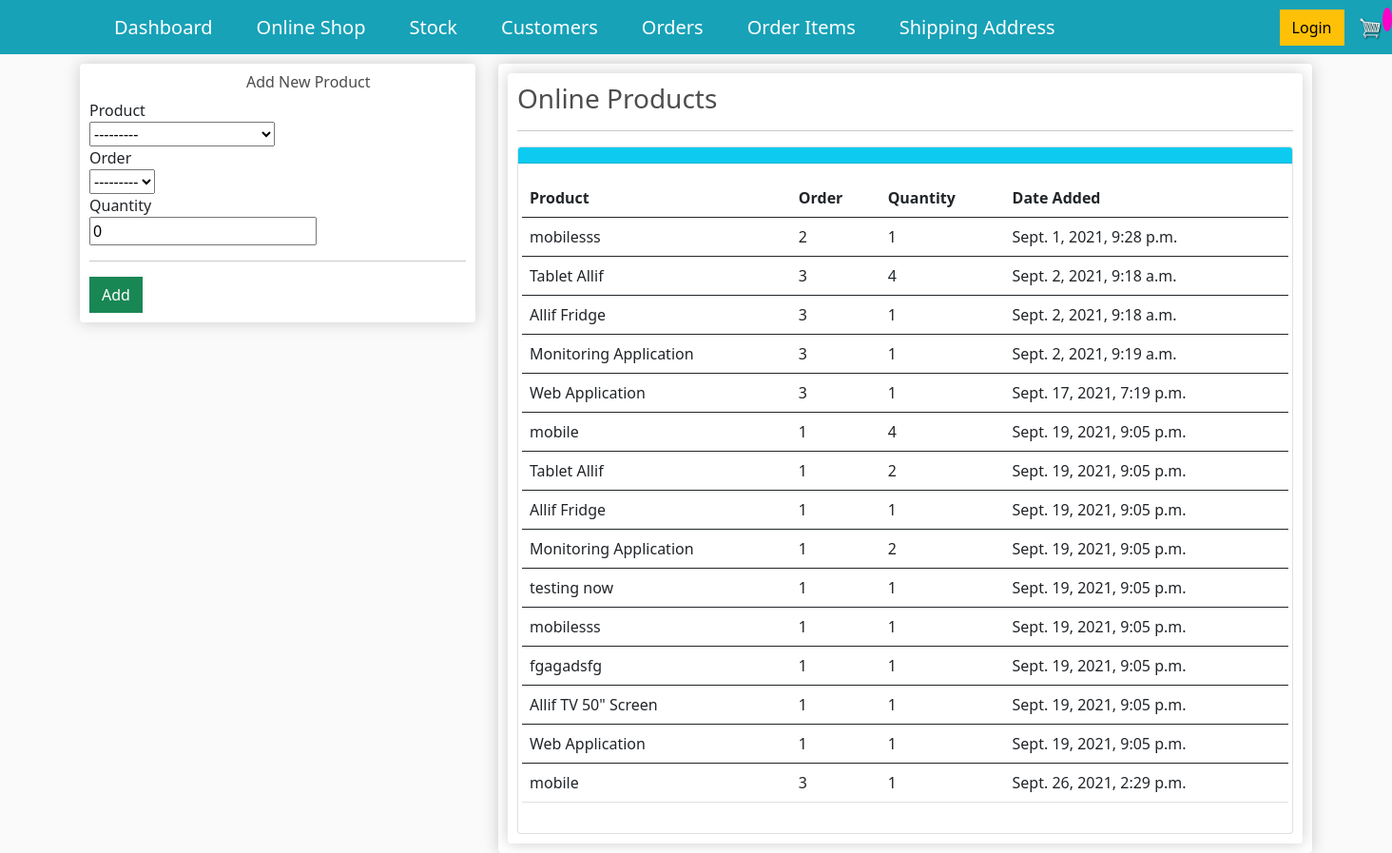
/order_online_items/, run on an earlier commit of the app's database.
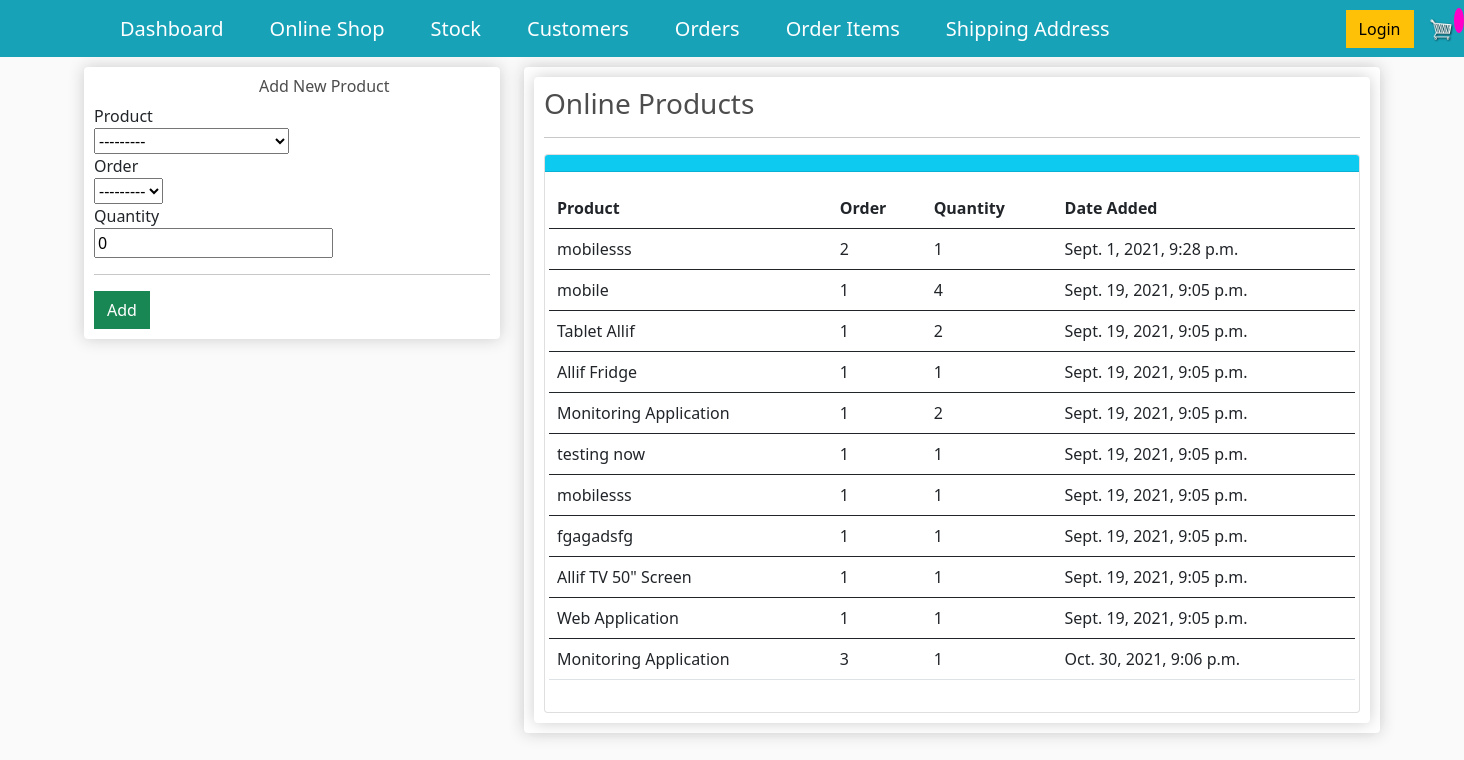
And on a later commit of the database.
### store/models.py (models this page shows, shortened)
class OrderItem(models.Model):
    product = models.ForeignKey(Product, on_delete=models.SET_NULL, null=True, blank=True)
    order = models.ForeignKey(Order, on_delete=models.SET_NULL, null=True,blank=True)
    quantity = models.IntegerField(default=0,null=True,blank=True)
    date_added = models.DateTimeField(auto_now_add=True)

class Product(models.Model):
    name = models.CharField(max_length=255, null=True)
    price=models.DecimalField(max_digits=7,decimal_places=2)
    digital = models.BooleanField(default=False,blank=True, null=True)#If the item is digital, we dont need to ship
    product_image=models.ImageField(null=True, blank=True)
    def __str__(self):
        return self.name

class Order(models.Model):
    customer = models.ForeignKey(Customer, on_delete=models.SET_NULL, null=True,blank=True)#if customer is deleted, we dont want to delete the order but rather set the customer value to null
    date_ordered=models.DateTimeField(auto_now_add=True)
    complete=models.BooleanField(default=False, null=True, blank=False)
    transaction_id=models.CharField(max_length=100, null=True)
    def __str__(self):
        return str(self.id) #it was giving errors hence commented out

### store/views.py (the view)
# urls.py: path('order_online_items/', views.order_online_items, name="order_online_items"),
def order_online_items(request):
    title="Allifmaal Online Stock"
    form=OrderOnlineItemsForm(request.POST or None)
    orderitems = OrderItem.objects.all()
    if form.is_valid():
        form.save()
        messages.success(request, 'Customer added successfully')
        return redirect('order_online_items')
    context={
        "title": title,
        "form":form,
        "orderitems":orderitems,
        }
    return render(request,'store/order_online_items.html',context)

### store/forms.py
class OrderOnlineItemsForm(forms.ModelForm): #the forms here is the one imported up there.
    class Meta:
        model = OrderItem
        fields = ["product",'order','quantity']

### store/templates/store/order_online_items.html (shortened to what this page needs)
{% extends "store/main.html"%}
{% load crispy_forms_tags %}
{% load static %}
{% block content %}
<div class="row">
	<div class="col-lg-4">
		<div class="box-element" id="form-wrapper">
                <div id="user-info">
                <h6 style="padding-left:165px">Add New Product</h6>
                <form method='POST' action=''> {% csrf_token %}
                    {{form|crispy}}
                </div>
                <hr>
                <input id="form-button" class="btn btn-success btn-block" type="submit" value="Add">
		</div>
        <br>
	</div>
	<div class="col-lg-8">
		<div class="box-element">
            <div class="box-element">
        <h3>Online Products</h3>
        <hr>
            <div class="card">
                <div class="card-header bg-info text-white">
                </div>
                <div class="card-body">
                    <div class="row">
                       <table class="table table-hover">
                        <thead>
                          <tr>
                            <th scope="col">Product</th>
                            <th scope="col">Order</th>
                            <th scope="col">Quantity</th>
                            <th scope="col">Date Added</th>
                          </tr>
                        </thead>
                        <tbody>
                            {% for orderitem in orderitems %}
                            <tr>
                            <td>{{orderitem.product}}</td>
                            <td>{{orderitem.order}}</td>
                            <td>{{orderitem.quantity}}</td>
                            <td>{{orderitem.date_added}}</td>
                          </tr>
                        </tbody>
                        {% endfor %}
                      </table>
                </div>
            </div>
        </div>
            </div>
		</div>
	</div>
</div>
{% endblock %}

### store/templates/store/main.html (shortened to what this page needs)
<!DOCTYPE html>
{% load static %}
<html>
<head>
<link href="https://cdn.jsdelivr.net/npm/bootstrap@5.0.2/dist/css/bootstrap.min.css" rel="stylesheet"
integrity="sha384-EVSTQN3/azprG1Anm3QDgpJLIm9Nao0Yz1ztcQTwFspd3yD65VohhpuuCOmLASjC">
<link rel="stylesheet" type="text/css" href="{% static 'css/main.css' %}">
</head>
<body>
    <nav class="navbar navbar-expand-lg navbar-dark bg-dark">
        <a class="navbar-brand" href="{% url 'dashboard' %}" style="padding-left: 120px;">Dashboard</a>
        <a class="navbar-brand" href="{% url 'store' %}" style="padding-left: 30px;">Online Shop</a>
        <a class="navbar-brand" href="{% url 'stock_online' %}" style="padding-left: 30px;">Stock</a>
        <a class="navbar-brand" href="{% url 'customer_online' %}" style="padding-left: 30px;">Customers</a>
        <a class="navbar-brand" href="{% url 'orders_online' %}" style="padding-left: 30px;">Orders</a>
        <a class="navbar-brand" href="{% url 'order_online_items' %}" style="padding-left: 30px;">Order Items</a>
        <a class="navbar-brand" href="{% url 'shipping_address_online' %}" style="padding-left: 30px;">Shipping Address</a>
            <div class="form-inline my-2 my-lg-0" style="padding-left: 220px;">
                <a href="#"class="btn btn-warning" >Login</a>
              </div>
                <a href="{% url 'cart' %}">
                   <img  id="cart-icon"  src="{% static 'images/cart.png' %}">
               </a>
               <p id="cart-total">{{cartItems}}</p>
      </nav>
    <div class="container">
        {% block content %}
        {% endblock %}
    </div>
</body>
</html>

### store/static/css/main.css (style rules this page uses)
body { background-color: hsl(0, 0%, 98%); }
h1,h2,h3,h4,h5,h6 { color:hsl(0, 0%, 30%); }
.box-element { box-shadow:hsl(0, 0%, 80%) 0 0 16px; background-color: #fff; border-radius: 4px; padding: 10px; }
.bg-dark { background-color: #17a2b8!important; }
#cart-icon { width:25px; display: inline-block; margin-left: 15px; }
#cart-total { display: block; text-align: center; color:#fff; background-color: rgb(255, 0, 200); width: 20px; height: 25px; border-radius: 50%; font-size: 14px; }
.col-lg-4, .col-lg-6, .col-lg-8, .col-lg-12 { margin-top: 10px; }
.btn { border-radius: 0; }

What changed in the data, as far as the page shows it:
removed OrderItem: product "Tablet Allif", order "3", quantity "4", date_added "Sept. 2, 2021, 9:18 a.m."
removed OrderItem: product "Allif Fridge", order "3", quantity "1", date_added "Sept. 2, 2021, 9:18 a.m."
removed OrderItem: product "Monitoring Application", order "3", quantity "1", date_added "Sept. 2, 2021, 9:19 a.m."
removed OrderItem: product "Web Application", order "3", quantity "1", date_added "Sept. 17, 2021, 7:19 p.m."
removed OrderItem: product "mobile", order "3", quantity "1", date_added "Sept. 26, 2021, 2:29 p.m."
added OrderItem: product "Monitoring Application", order "3", quantity "1", date_added "Oct. 30, 2021, 9:06 p.m."
